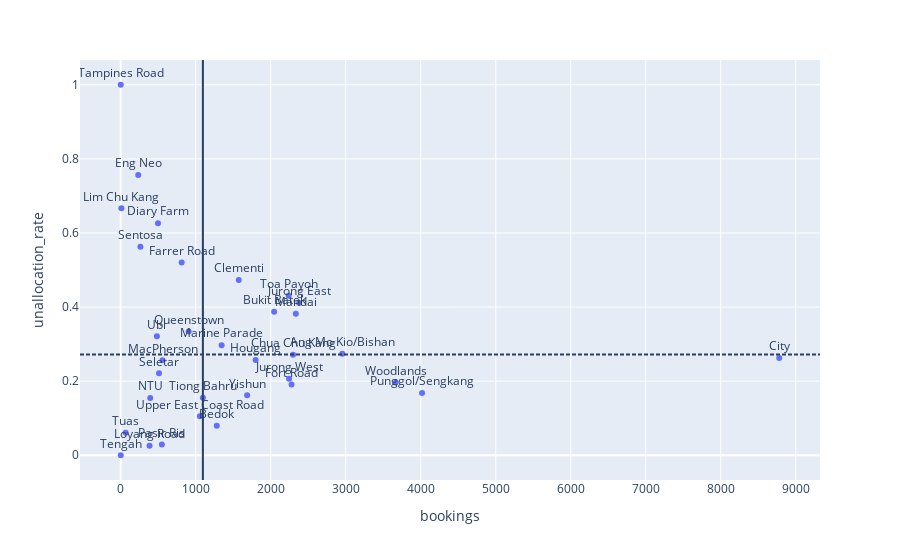

The cell this chart's notebook holds for it:
### Code cell
import plotly.express as px
fig = px.scatter(pickup_agg, y='unallocation_rate'
                 , x='bookings'
                 , hover_data=['pickup']
                 , text="pickup"
                 , size_max=60)
fig.update_traces(textposition='top center')

fig.add_vrect(x0=pickup_agg.bookings.median()
              , x1=pickup_agg.bookings.median()
#               , annotation_text="Median Bookings"
#               , annotation_position="top left"
              , line_dash="dot",)


fig.add_hrect(y0=pickup_agg.weighted_unallocation_rate.sum()
              , y1=pickup_agg.weighted_unallocation_rate.sum()
#               , annotation_text="Unallocation Rate"
#               , annotation_position="top right"
              , line_dash="dot",)

fig.show()

### Figure 1 — Plotly figure (JSON) as saved in the notebook; plotly's stock layout.template omitted (floating-point values rounded to 4 significant figures)
{"data": [{"customdata": [["City"], ["Punggol/Sengkang"], ["Woodlands"], ["Ang Mo Kio/Bishan"], ["Jurong West"], ["Yishun"], ["Fort Road"], ["Chua Chu Kang"], ["Bedok"], ["Hougang"], ["Mandai"], ["Upper East Coast Road"], ["Bukit Batok"], ["Jurong East"], ["Tiong Bahru"], ["Toa Payoh"], ["Pasir Ris"], ["Marine Parade"], ["Clementi"], ["Loyang Road"], ["Queenstown"], ["NTU"], ["Seletar"], ["MacPherson"], ["Farrer Road"], ["Ubi"], ["Diary Farm"], ["Tuas"], ["Sentosa"], ["Eng Neo"], ["Lim Chu Kang"], ["Tengah"], ["Tampines Road"]], "hovertemplate": "bookings=%{x}<br>unallocation_rate=%{y}<br>pickup=%{customdata[0]}<extra></extra>", "legendgroup": "", "marker": {"color": "#636efa", "symbol": "circle"}, "mode": "markers+text", "name": "", "orientation": "v", "showlegend": false, "text": ["City", "Punggol/Sengkang", "Woodlands", "Ang Mo Kio/Bishan", "Jurong West", "Yishun", "Fort Road", "Chua Chu Kang", "Bedok", "Hougang", "Mandai", "Upper East Coast Road", "Bukit Batok", "Jurong East", "Tiong Bahru", "Toa Payoh", "Pasir Ris", "Marine Parade", "Clementi", "Loyang Road", "Queenstown", "NTU", "Seletar", "MacPherson", "Farrer Road", "Ubi", "Diary Farm", "Tuas", "Sentosa", "Eng Neo", "Lim Chu Kang", "Tengah", "Tampines Road"], "textposition": "top center", "type": "scatter", "x": [8780, 4018, 3667, 2955, 2245, 1686, 2278, 2298, 1281, 1799, 2335, 1056, 2046, 2379, 1096, 2240, 549, 1346, 1574, 385, 907, 394, 511, 558, 813, 483, 498, 66, 263, 234, 9, 1, 1], "xaxis": "x", "y": [0.2624, 0.1677, 0.1961, 0.2741, 0.2067, 0.1619, 0.191, 0.2711, 0.07963, 0.2574, 0.3816, 0.1051, 0.3871, 0.4107, 0.1551, 0.4308, 0.02914, 0.2972, 0.4733, 0.02597, 0.3341, 0.1548, 0.2211, 0.2563, 0.5203, 0.3209, 0.6265, 0.06061, 0.5627, 0.7564, 0.6667, 0, 1], "yaxis": "y"}], "layout": {"legend": {"tracegroupgap": 0}, "margin": {"t": 60}, "shapes": [{"line": {"dash": "dot"}, "type": "rect", "x0": 1096, "x1": 1096, "xref": "x", "y0": 0, "y1": 1, "yref": "y domain"}, {"line": {"dash": "dot"}, "type": "rect", "x0": 0, "x1": 1, "xref": "x domain", "y0": 0.2717, "y1": 0.2717, "yref": "y"}], "xaxis": {"anchor": "y", "domain": [0, 1], "title": {"text": "bookings"}}, "yaxis": {"anchor": "x", "domain": [0, 1], "title": {"text": "unallocation_rate"}}}}
